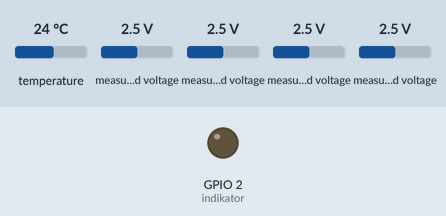
Simulated run of this sketch. Board: ESP32. Parts: output pins drawn as LEDs (lit = HIGH). The inputs (shaded band) are chosen by the test bench; at power-on: temperature 24 °C, measured voltage 2.5 V. WiFi joins after 1.5 s; servers stay silent unless stated; what the sketch prints to the serial monitor is not drawn.

Above: at 1.1 s.
At 2.1 s:
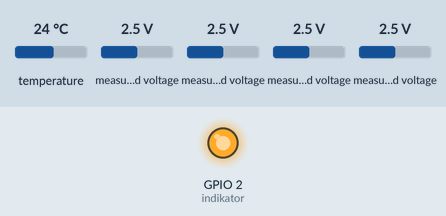
Timing chart, 0 to 3.6 s (numbered marks = the images above):
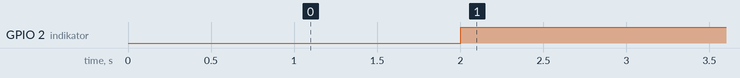

The sketch:

simonair_ads.ino
```cpp
  // JUMLAH PENGAMBILAN SAMPEL
  #define SAMPLE_VALUE 50

  // Hanya support akuarium 1 sampai 6
  const int nomor_akuarium = 6;

// ====================================================
// KONFIGURASI LED INTERNAL | START
// ====================================================
int indikator = LED_BUILTIN;
// int indikator = 2;
// ====================================================
// KONFIGURASI LED INTERNAL | END
// ====================================================


  #include "ads_setup.h"

  #include "temperature_sensor.h"
  #include "tds_sensor.h"
  #include "ph_sensor.h"
  #include "tss_turbidity_sensor.h"
  #include "mq_sensor.h"
  #include "salinity_sensor.h"

  #include "OTAandSerialWeb.h"
  #include "send_data.h"

  #include "wifi_conf.h"

// INTERVAL PEMBACAAN
unsigned long intervalSendTime = 15000;
unsigned long prevCurrentTimeSend = 0;
unsigned long intervalPrintTime = 5000;
unsigned long prevCurrentTimePrint = 0;
unsigned long intervalSendDataTime = 20000;
unsigned long prevCurrentTimeSendData = 0;

void setup(){
    Serial.begin(115200);

    setup_ads();
    pinMode(indikator, OUTPUT);
}

void loop(){

  unsigned long currentTime = millis();

  if (WiFi.status() != WL_CONNECTED){
      initWiFi();
      delay(3000);
      setup_ota_serial_web();
  }

  temperatureSensorFunction();
  phSensor();
  tdsSensor();
  tssTurbiditySensor();
  salinitySensor();

  readMQ();
  // searchROMQ();
  // mqSensor();


    if(currentTime - prevCurrentTimePrint >= intervalPrintTime){

      temperaturePrintToSerialMonitor();
      phPrintToSerialMonitor();
      tdsPrintToSerialMonitor();
      salinityPrintToSerialMonitor();
      tssPrintToSerialMonitor();
      mqPrintToSerialMonitor();

      ph_value_print_to_web_serial();
      tds_value_print_to_web_serial();
      temperature_value_print_to_web_serial();
      salinity_value_print_to_web_serial();
      tss_value_print_to_web_serial();
      mq_value_print_to_web_serial();

      prevCurrentTimePrint = currentTime;
    }

  if(currentTime - prevCurrentTimeSendData >= intervalSendDataTime){
    if (WiFi.status() == WL_CONNECTED){
      sendData();
      sendDataVoltage();
    }
    prevCurrentTimeSendData = currentTime;
  }

}
```

OTAandSerialWeb.h
```cpp
#include <HTTPClient.h>  //Board = Version 2.7.4
#include <ArduinoJson.h> //Library = arduinoJson 6.15.1

#include <AsyncTCP.h>
#include <ESPAsyncWebServer.h>
#include <AsyncElegantOTA.h>

#include <WebSerial.h>


// ====================================================
// KONFIGURASI OTA UPDATE | START
// ====================================================
 AsyncWebServer serverOTA(80);
// ====================================================
// KONFIGURASI OTA UPDATE | END
// ====================================================

void setup_ota_serial_web(){
    AsyncElegantOTA.begin(&serverOTA);
    WebSerial.begin(&serverOTA);
    serverOTA.begin();
}

void ph_value_print_to_web_serial(){
  WebSerial.println("============== PH ==============");
  // WebSerial.print("ADC PH: ");
  // WebSerial.println(raw_adc_ph);
  WebSerial.print("Voltage PH: ");
  WebSerial.println(voltage_ph);
  WebSerial.print("Nilai PH: ");
  WebSerial.println(value_ph);
  WebSerial.println();
}

void tds_value_print_to_web_serial(){
  WebSerial.println("============== TDS ==============");
  // WebSerial.print("ADC TDS: ");
  // WebSerial.println(raw_adc_tds);
  WebSerial.print("Voltage TDS: ");
  WebSerial.println(voltage_tds);
  WebSerial.print("TDS Value: ");
  WebSerial.print(value_tds);
  WebSerial.println("ppm");
  WebSerial.println();
}

void tss_value_print_to_web_serial(){
  WebSerial.println("============== TSS/TURBIDITY ==============");
  // WebSerial.print("ADC TSS/TURBIDITY: ");
  // WebSerial.println(raw_adc_tss);
  WebSerial.print("Voltage TSS/TURBIDITY: ");
  WebSerial.println(voltage_tss);
  WebSerial.print("Nilai TURBIDITY: ");
  WebSerial.println(value_tss);
  WebSerial.println();
}

void temperature_value_print_to_web_serial(){
  WebSerial.println("============== TEMPERATURE ==============");
  WebSerial.print("Nilai Suhu: ");
  WebSerial.println(value_temperature);
  WebSerial.println();
}

void mq_value_print_to_web_serial(){
  WebSerial.println("============== MQ ==============");
  // WebSerial.print("ADC MQ: ");
  // WebSerial.println(raw_adc_mq);
  WebSerial.print("Voltage MQ: ");
  WebSerial.println(voltage_mq);
  WebSerial.print("Nilai MQ: ");
  WebSerial.println(value_mq_ppm);
  WebSerial.println();
}

void salinity_value_print_to_web_serial(){
  WebSerial.println("============== Salinity ==============");
  // WebSerial.print("ADC Salinity: ");
  // WebSerial.println(raw_adc_salinity);
  WebSerial.print("Voltage salinity: ");
  WebSerial.println(voltage_salinity);
  WebSerial.print("Nilai salinity: ");
  WebSerial.println(value_salinity);
  WebSerial.println();
}
```

ads_setup.h
```cpp
#include <Wire.h>
#include <Adafruit_ADS1X15.h>
#include <RunningMedian.h>

Adafruit_ADS1115 ads;

int16_t adc0_ph, adc1_tds, adc2_tss, adc3_mq;
float volts_ph, volts_tds, volts_tss, volts_mq;

RunningMedian median_ph = RunningMedian(7);
RunningMedian median_tds = RunningMedian(7);
RunningMedian median_tss = RunningMedian(7);
RunningMedian median_mq = RunningMedian(7);

void setup_ads(){
  Wire.begin();
  delay(1000);
  if (!ads.begin()){
    Serial.println("Failed to initialize ADS.");
  }
}


int16_t read_by_ads_ph(){
  adc0_ph = ads.readADC_SingleEnded(0);  // Untuk Sensor PH
  median_ph.add(adc0_ph);
  // adc0_ph = median_ph.getMedian();
  adc0_ph = median_ph.getAverage();
  median_ph.clear();
  return adc0_ph;
}

int16_t read_by_ads_tds(){
  adc1_tds = ads.readADC_SingleEnded(1);  // Untuk Sensor TDS
  median_tds.add(adc1_tds);
  // adc1_tds = median_tds.getMedian();
  adc1_tds = median_tds.getAverage();
  median_tds.clear();
  return adc1_tds;
}

int16_t read_by_ads_tss(){
  adc2_tss = ads.readADC_SingleEnded(2);  // Untuk Sensor TSS/Turbidity
  median_tss.add(adc2_tss);
  // adc2_tss = median_tss.getMedian();
  adc2_tss = median_tss.getAverage();
  median_tss.clear();
  return adc2_tss;
}

int16_t read_by_ads_mq(){
  adc3_mq = ads.readADC_SingleEnded(3);  // Untuk Sensor MQ
  median_mq.add(adc3_mq);
  // adc3_mq = median_mq.getMedian();
  adc3_mq = median_mq.getAverage();
  median_mq.clear();
  return adc3_mq;
}
```

mq_sensor.h
```cpp
// ==========
// MQ-137
// ==========

// #define RL 4.7    //The value of resistor RL is 47K
// #define m -0.263  //Enter calculated Slope
// #define b 0.42    //Enter calculated intercept
// #define Ro_final 20 //Enter found Ro value
float RL = 4.7;    //The value of resistor RL is 47K
float m  = -0.263;  //Enter calculated Slope
float b = 0.42;    //Enter calculated intercept


float analog_value_searchRO;
float VRL_searchRO;
float Rs_searchRO;
float Ro_searchRO;
float Ro_final;

float VRL; //Voltage drop across the MQ sensor
float Rs; //Sensor resistance at gas concentration
float ratio; //Define variable for ratio
float value_mq_ppm = 0;

float raw_adc_mq, voltage_mq;

void readMQ(){
  raw_adc_mq = read_by_ads_mq();
  voltage_mq = ads.computeVolts(raw_adc_mq);

  VRL_searchRO = voltage_mq; //Convert analog value to voltage
  Rs_searchRO = ((5.0/VRL)-1) * RL;
  Ro_searchRO = Rs_searchRO/3.6;
  Ro_final = Ro_searchRO;
  // delay(1000); //delay of 1sec

  VRL = voltage_mq; //Measure the voltage drop and convert to 0-5V
  Rs = ((5.0*RL)/VRL)-RL; //Use formula to get Rs value
  ratio = Rs/Ro_final;  // find ratio Rs/Ro
  value_mq_ppm = pow(10, ((log10(ratio)-b)/m)); //use formula to calculate ppm

}

// void searchROMQ(){

//   for(int test_cycle = 1 ; test_cycle <= 500 ; test_cycle++) //Read the analog output of the sensor for 200 times
//   {
//     analog_value_searchRO = analog_value_searchRO + read_by_ads_mq(); //add the values for 200
//   }
//   analog_value_searchRO = analog_value_searchRO/500.0; //Take average
//   VRL_searchRO = ads.computeVolts(analog_value_searchRO); //Convert analog value to voltage
//   //RS = ((Vc/VRL)-1)*RL is the formulae we obtained from datasheet
//   Rs_searchRO = ((5.0/VRL)-1) * RL;
//   //RS/RO is 3.6 as we obtained from graph of datasheet
//   Ro_searchRO = Rs/3.6;
//   delay(1000); //delay of 1sec

// }

// void mqSensor() {
//   raw_adc_mq = read_by_ads_mq();
//   voltage_mq = ads.computeVolts(raw_adc_mq);
//   VRL = voltage_mq; //Measure the voltage drop and convert to 0-5V
//   Rs = ((5.0*RL)/VRL)-RL; //Use formula to get Rs value
//   ratio = Rs/Ro_final;  // find ratio Rs/Ro

//   // value_mq_ppm = pow(10, ((log10(ratio)-b)/m)); //use formula to calculate ppm
//   value_mq_ppm = VRL; //use formula to calculate ppm
// }

void mqPrintToSerialMonitor(){
  Serial.println("============== MQ ==============");
  Serial.print("ADC MQ: ");
  Serial.println(raw_adc_mq);
  Serial.print("ADC Voltage MQ: ");
  Serial.println(voltage_mq);
  Serial.print("RO MQ: ");
  Serial.println(Ro_searchRO);
  Serial.print("Nilai MQ Ammonia: ");
  Serial.println(value_mq_ppm);
  Serial.println();

}
```

ph_sensor.h
```cpp
// ==========
// SENSOR PH
// ==========

float raw_adc_ph, voltage_ph, value_ph;

// Akuarium 1 = (voltage_ph - 3.2178) / -0.1667;
// Akuarium 2 = (voltage_ph - 3.6782) / -0.1519;
// Akuarium 3 = (voltage_ph - 3.672) / -0.1605;
// Akuarium 4 = (voltage_ph - 3.1534) / -0.1035;
// Akuarium 5 = (voltage_ph - 3.7904) / -0.1769;
// Akuarium 6 = (voltage_ph - 3.7956) / -0.1746;

// Regresi Linear
// Akuarium 1 = -0.0753 * value_ph + 8.52
// Akuarium 1 =
// Akuarium 4 = 0.752 * value_ph + 2.69
// Akuarium 5 =

void phSensor(){
    raw_adc_ph = read_by_ads_ph();
    voltage_ph = ads.computeVolts(raw_adc_ph);

    if(nomor_akuarium == 1){
      value_ph = (voltage_ph - 3.2178) / -0.1667;
      value_ph = -0.0753 * value_ph + 8.52;
    }

    if(nomor_akuarium == 2){
      value_ph = (voltage_ph - 3.6782) / -0.1519;
      value_ph = -0.0407 * value_ph + 7.96;
    }

    if(nomor_akuarium == 3){
      value_ph = (voltage_ph - 3.672) / -0.1605;
      // value_ph = -0.0753 * value_ph + 8.52;
    }

    if(nomor_akuarium == 4){
      value_ph = (voltage_ph - 3.1534) / -0.1035;
      value_ph = 0.752 * value_ph + 2.69;
    }

    if(nomor_akuarium == 5){
      value_ph = (voltage_ph - 3.7904) / -0.1769;
      value_ph = 0.264 * value_ph + 5.25;
    }

    if(nomor_akuarium == 6){
      value_ph = (voltage_ph - 3.7956) / -0.1746;
      // value_ph = 0.752 * value_ph + 2.69;
    }


    if(nomor_akuarium == 1){
      value_ph = (voltage_ph - 3.2178) / -0.1667;
      value_ph = -0.0753 * value_ph + 8.52;
    }

    if(nomor_akuarium == 2){
      value_ph = (voltage_ph - 3.6782) / -0.1519;
      value_ph = -0.0407 * value_ph + 7.96;
    }

    if(nomor_akuarium == 3){
      value_ph = (voltage_ph - 3.672) / -0.1605;
      // value_ph = -0.0753 * value_ph + 8.52;
    }

    if(nomor_akuarium == 4){
      value_ph = (voltage_ph - 3.1534) / -0.1035;
      value_ph = 0.752 * value_ph + 2.69;
    }

    if(nomor_akuarium == 5){
      value_ph = (voltage_ph - 3.7904) / -0.1769;
      value_ph = 0.264 * value_ph + 5.25;
    }

    if(nomor_akuarium == 6){
      value_ph = (voltage_ph - 3.7956) / -0.1746;
      // value_ph = 0.752 * value_ph + 2.69;
    }


}

void phPrintToSerialMonitor(){
  Serial.println("============== PH ==============");
  Serial.print("ADC PH: ");
  Serial.println(raw_adc_ph);
  Serial.print("Voltage PH: ");
  Serial.println(voltage_ph);
  Serial.print("Nilai PH: ");
  Serial.println(value_ph);
  Serial.println();

}
```

salinity_sensor.h
```cpp
// ==========
// SALINITAS
// ==========

float raw_adc_salinity;
float voltage_salinity;
float value_salinity = 0;


void salinitySensor(){
  raw_adc_salinity = read_by_ads_tds();
  voltage_salinity = ads.computeVolts(raw_adc_salinity);
  value_salinity = 2.56*voltage_salinity+ (-1.1);
}

void salinityPrintToSerialMonitor(){
  Serial.println("============== SALINITY ==============");
  Serial.print("ADC salinity: ");
  Serial.println(raw_adc_salinity);
  Serial.print("Voltage salinity: ");
  Serial.println(voltage_salinity);
  Serial.print("Salinity Value: ");
  Serial.println(value_salinity);
  Serial.println();

}
```

send_data.h
```cpp
#include <HTTPClient.h>  //Board = Version 2.7.4
#include <ArduinoJson.h> //Library = arduinoJson 6.15.1

String nama_alat;
String id_alat;

byte server[] = {103, 117, 57, 130};
WiFiClient client;
const int httpPort = 80;
String url;
unsigned long timeout;

void sendData(){

  if(nomor_akuarium == 1){
  nama_alat = "Akuarium 1";
  id_alat = "99fc3e74-66a1-4cb7-8d65-5b30d3bfe764";
  }

  if(nomor_akuarium == 2){
    nama_alat = "Akuarium 2";
    id_alat = "99fc8849-9406-48cb-95fb-be45a76a45cb";
  }

  if(nomor_akuarium == 3){
    nama_alat = "Akuarium 3";
    id_alat = "99fd53a8-a7ea-47ae-932d-3f6565335154";
  }

  if(nomor_akuarium == 4){
    nama_alat = "Akuarium 4";
    id_alat = "99fd53cc-a142-4ef2-8815-dbb7ce626d2e";
  }

  if(nomor_akuarium == 5){
    nama_alat = "Akuarium 5";
    id_alat = "99fd53d8-746b-443d-abc4-f0e8213391ea";
  }

  if(nomor_akuarium == 6){
    nama_alat = "Akuarium 6";
    id_alat = "99fd53e5-7493-497d-950d-c7d9e2bca76b";
  }

  float suhu = value_temperature;
  float ph = value_ph;
  float amonia = value_mq_ppm;
  float tss = value_tss;
  float tds = value_tds;
  float salinitas = value_salinity;
  // Serial.println(suhu);
  // Serial.println(ph);
  // Serial.println(amonia);
  // Serial.println(tss);
  // Serial.println(tds);
  // Serial.println(salinitas);

 String url = "http://simonair.my.id/api/monitoring/" +
               String(id_alat) + "/" +
               String(ph) + "/" +
               String(suhu) + "/" +
               String(amonia) + "/" +
               String(tss) + "/" +
               String(tds) + "/" +
               String(salinitas);

  // Mengirim HTTP GET request ke server
  HTTPClient http;
  http.begin(url);

  int httpResponseCode = http.GET();
  if (httpResponseCode == HTTP_CODE_OK) {
    String response = http.getString();
    Serial.println("Data berhasil dikirim");
    Serial.println("Response: " + response);
  } else {
    Serial.print("HTTP Error code: ");
    Serial.println(httpResponseCode);
  }

  http.end();

}

void sendDataVoltage(){

  if(nomor_akuarium == 1){
    nama_alat = "Akuarium 1";
    id_alat = "mY6cSeR2Cj0L";
  }

  if(nomor_akuarium == 2){
    nama_alat = "Akuarium 2";
    id_alat = "nxSmsSXTyf36";
  }

  if(nomor_akuarium == 3){
    nama_alat = "Akuarium 3";
    id_alat = "zrKht1cq5fPL";
  }

  if(nomor_akuarium == 4){
    nama_alat = "Akuarium 4";
    id_alat = "dripROD0IdEl";
  }

  if(nomor_akuarium == 5){
    nama_alat = "Akuarium 5";
    id_alat = "kn85wb47rdmD";
  }

  if(nomor_akuarium == 6){
    nama_alat = "Akuarium 6";
    id_alat = "mljxTvTevUAr";
  }


  float volt_ph = voltage_ph;
  float volt_tds = voltage_tds;
  float volt_tss = voltage_tss;
  float volt_amonia = voltage_mq;
  // Serial.println(ph);
  // Serial.println(tds);
  // Serial.println(tss);
  // Serial.println(amonia);
 String url_voltage = "http://simonair.my.id/api/monitoring/voltage" +
               String(id_alat) + "/" +
               nama_alat + "/" +
               String(volt_ph) + "/" +
               "0" + "/" +
               String(volt_amonia) + "/" +
               String(volt_tss) + "/" +
               String(volt_tds) + "/" +
               "0";

  // Mengirim HTTP GET request ke server
  HTTPClient http_voltage;
  http_voltage.begin(url_voltage);

  int httpResponseCode = http_voltage.GET();
  if (httpResponseCode == HTTP_CODE_OK) {
    String response = http_voltage.getString();
    Serial.println("Data berhasil dikirim");
    Serial.println("Response: " + response);
  } else {
    Serial.print("HTTP Error code: ");
    Serial.println(httpResponseCode);
  }

  http_voltage.end();

} 
```

tds_sensor.h
```cpp
// ==========
// SENSOR TDS
// ==========

// Default = 0.60

// Akuarium 1 = 0.47
// Akuarium 3 = 0.65
// Akuarium 4 = 0.63
// Akuarium 6 =

// Hasil regresi linear
// Akuarium 1 = (0.438 * value_tds) + 2.87;
// Akuarium 2 = (0.79 * value_tds) + -34.5;
// Akuarium 3 = (0.542 * value_tds) + -16.1;
// Akuarium 4 = (0.453 * value_tds) + 1.9;
// Akuarium 5 = (0.572 * value_tds) + -30.8;
// Akuarium 6 = (0.444 * value_tds) + -7.04;

float raw_adc_tds, voltage_tds = 0, value_tds = 0;
int value_temperature_dummy = 25;

void tdsSensor()
{
  raw_adc_tds = read_by_ads_tds();
  voltage_tds = ads.computeVolts(raw_adc_tds);
  float compensationCoefficient = 1.0 + 0.02 * (value_temperature - 25.0);
  float compensationVoltage = voltage_tds / compensationCoefficient;
  value_tds = (133.42 * compensationVoltage * compensationVoltage * compensationVoltage - 255.86 * compensationVoltage * compensationVoltage + 857.39 * compensationVoltage) * 1;

  if(nomor_akuarium == 1){
    value_tds = (0.372 * value_tds) + 48.8;
  }

  if(nomor_akuarium == 2){
    value_tds = (0.712 * value_tds) + -9.26;
  }

  if(nomor_akuarium == 3){
    value_tds = (0.356 * value_tds) + 62;
  }

  if(nomor_akuarium == 4){
    value_tds = (0.389 * value_tds) + 45.1;
  }

  if(nomor_akuarium == 5){
    value_tds = (0.522 * value_tds) + 8.3;
  }

  if(nomor_akuarium == 6){
    value_tds = (0.445 * value_tds) + -7.49;
  }

  // if(nomor_akuarium == 2){
  //   value_tds = (0.79 * value_tds) + -34.5;
  // }

  // if(nomor_akuarium == 3){
  //   value_tds = (0.542 * value_tds) + -16.1;
  // }

  // if(nomor_akuarium == 4){
  //   value_tds = (0.453 * value_tds) + 1.9;
  // }

  // if(nomor_akuarium == 5){
  //   value_tds = (0.572 * value_tds) + -30.8;
  // }

  // if(nomor_akuarium == 6){
  //   value_tds = (0.444 * value_tds) + -7.04;
  // }

}

void tdsPrintToSerialMonitor(){
  Serial.println("============== TDS ==============");
  Serial.print("ADC TDS: ");
  Serial.println(raw_adc_tds);
  Serial.print("Voltage TDS: ");
  Serial.println(voltage_tds);
  Serial.print("TDS Value: ");
  Serial.print(value_tds);
  Serial.println("ppm");
  Serial.println();
}
```

Source omitted: temperature_sensor.h (759 bytes), tss_turbidity_sensor.h (1285 bytes), wifi_conf.h (2073 bytes)

Measured:
- by itself, GPIO 2 (indikator): LOW → HIGH at 2.0 s
